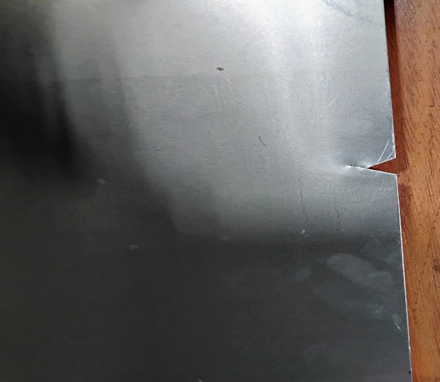
#> input picture Images/image copy 2.png, 440 x 382 px, found by its file name; its folder holds only this picture in this run
$ jupyter execute loop_check.ipynb
#> lines starting #> are read from the running program, lines starting #| are printed output that depends on the picture; after the words box and inside, x2 and y2 are one past the last pixel; in counts of white or black regions, pixels touching at a corner belong together
[cell 1]
import cv2
import os
import matplotlib.pyplot as plt
import numpy as np
import time
import csv

[cell 2]
folder_path = r'D:\Yash-python\python\Tasks\NGSpurs\Images'

file_list = os.listdir(folder_path)

[cell 3]
kernel_size=5
std_dev=1.5

[cell 4]
# Define the headings
headings = [
    "Distance in Pixels",
    "Broken",
    "Code_Duration"
]

[cell 5]
with open("output.csv", "w", newline="") as csvfile:
    writer = csv.writer(csvfile)
    writer.writerow(headings)
    start = time.time()
    # Loop through each file in the folder
    for file in file_list:
        start_img = time.time()
        file_path = os.path.join(folder_path, file)

        # Step 1: Read and process the image
        img = cv2.imread(file_path)
#> img is the input picture: shape (382, 440, 3); mean B, G, R 94.6, 97.1, 99.9
        img = cv2.resize(img, (500, 500))
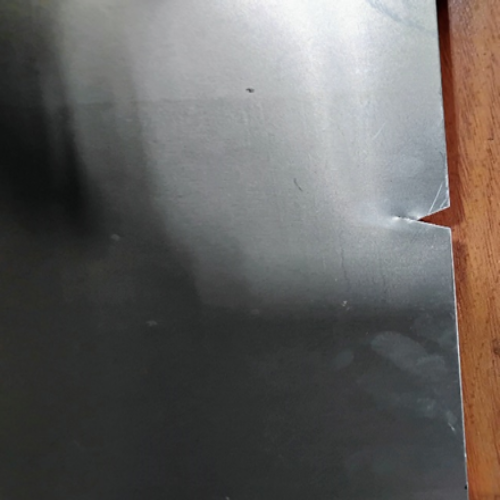
#> img: shape (500, 500, 3); mean B, G, R 94.5, 97, 99.8

        # Step 2: Create Gaussian filter
        kernel = cv2.getGaussianKernel(kernel_size, std_dev)
        kernel = kernel * kernel.T
        fil_img = cv2.filter2D(img, -1, kernel)

        # Step 3: Convert to grayscale and detect edges
        gray = cv2.cvtColor(fil_img, cv2.COLOR_BGR2GRAY)
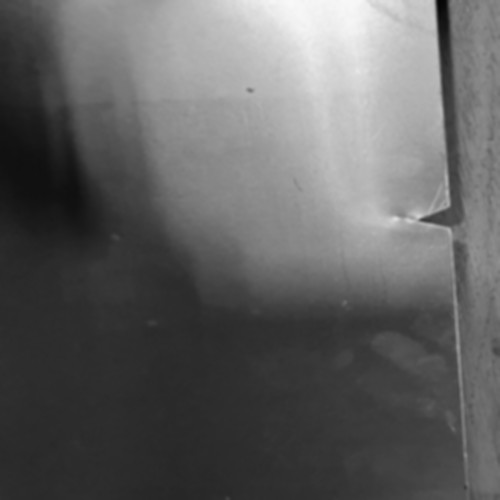
#> gray: shape (500, 500); min 4, max 248, mean 97.5
        edges = cv2.Canny(gray, threshold1=100, threshold2=200)
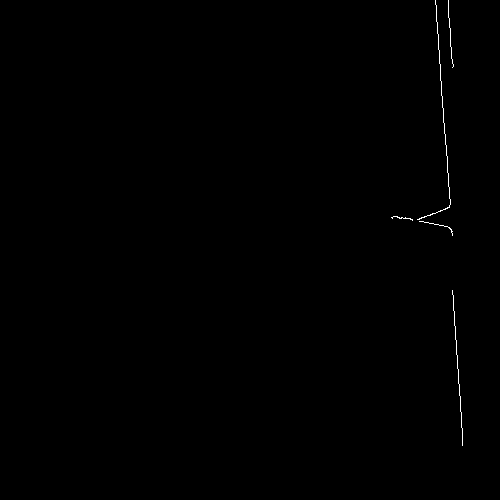
#> edges: shape (500, 500); 0.22% white in thin lines or dots, all inside (x1, y1, x2, y2) = (391, 0, 463, 446)

        # Step 4: Find contours
        contours, _ = cv2.findContours(edges, cv2.RETR_EXTERNAL, cv2.CHAIN_APPROX_SIMPLE)
#> contours = 5 contours, all with area under 20
        X, Y = [], []
        ck = False
        min_x, max_x = 500, 0

        # Step 5: Process contours to calculate min_x and max_x
        for contour in contours:
            for point in contour:
                x, y = point[0]
                X.append(x)
                Y.append(y)
                min_x = min(min_x, x)
                max_x = max(max_x, x)
#> this loop made 5 passes
#> after the loop, X = 247 values, max 462 at index 20, min 391 at index 78, mean 438.6; Y = 247 values, max 445 at index 21, min 0 at index 106, mean 196.8

        # Step 6: Draw contours on the image
        edge_detect = cv2.drawContours(fil_img.copy(), contours, -1, (0, 255, 0), 2)

        # Step 8: Check if contour spans a wide range
        if max_x - min_x > 3:
            ck = True

        end_img = time.time()
        duration = (end_img - start_img) * 1000  # Convert to milliseconds
        cv2.imshow("Image",edge_detect)
        # Step 10: Write to CSV
        writer.writerow([max_x-min_x,ck, f"{duration:.3f} ms"])
        cv2.waitKey(0)
        cv2.destroyAllWindows()

    end = time.time()
    print((end - start) * 1000, "ms")
print("CSV file 'output.csv' created successfully.")

$ run again, on Images/image copy 6.png
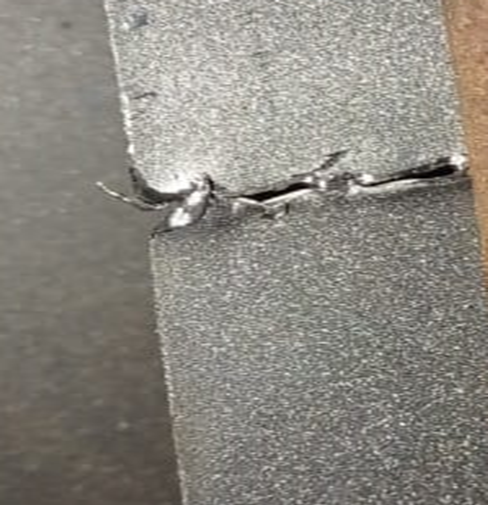
#> input picture Images/image copy 6.png, 488 x 505 px, found by its file name
#> img is the input picture: shape (505, 488, 3); mean B, G, R 128.5, 136, 139.6
#> img: shape (500, 500, 3)
#> `edges = cv2.Canny(gray, threshold1=100, threshold2=200)`:
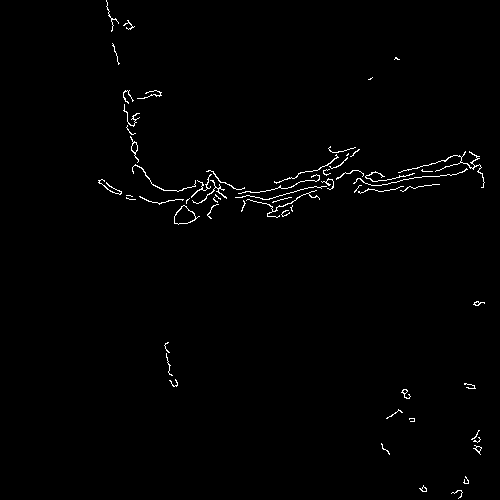
#> edges: shape (500, 500); 0.98% white in thin lines or dots, all inside (x1, y1, x2, y2) = (98, 0, 485, 499)
#> contours = 60 contours, 51 with area under 20; largest, box (x1, y1, x2, y2) and area: (174, 205, 200, 225) 268, (130, 136, 139, 163) 58, (398, 151, 485, 188) 37, (192, 180, 227, 204) 26, (473, 445, 482, 455) 24
#> the loop `for contour in contours:` made 60 passes
#> contour on pass 47: [[348, 153], [346, 155], [347, 155], [348, 154]]
#> after the loop `for contour in contours:`: X = 2212 values, max 484 at index 281, min 98 at index 908, mean 288; Y = 2212 values, max 498 at index 15, min 0 at index 2157, mean 199.2
#> `edge_detect = cv2.drawContours(fil_img.copy(), contours, -1, (0, 255, ..`:
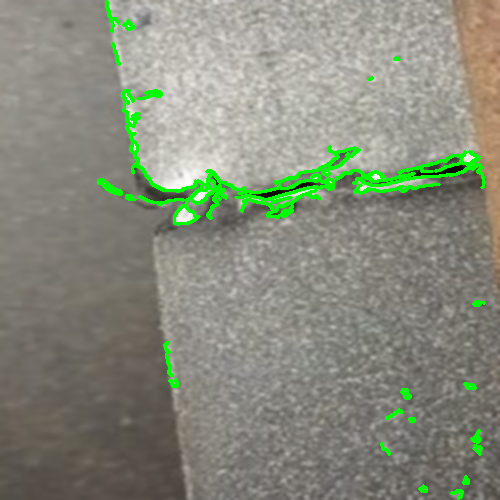
#> edge_detect: shape (500, 500, 3); mean B, G, R 124.2, 139.6, 134.9

$ run again, on Images/image copy 7.png
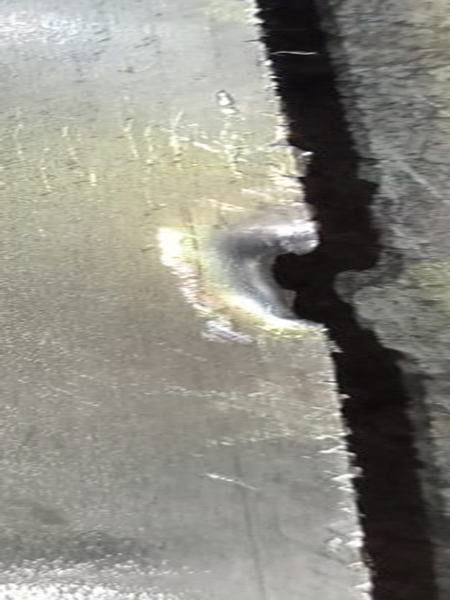
#> input picture Images/image copy 7.png, 450 x 600 px, found by its file name
#> img is the input picture: shape (600, 450, 3); mean B, G, R 132.3, 140.7, 142.2
#> img: shape (500, 500, 3)
#> `edges = cv2.Canny(gray, threshold1=100, threshold2=200)`:
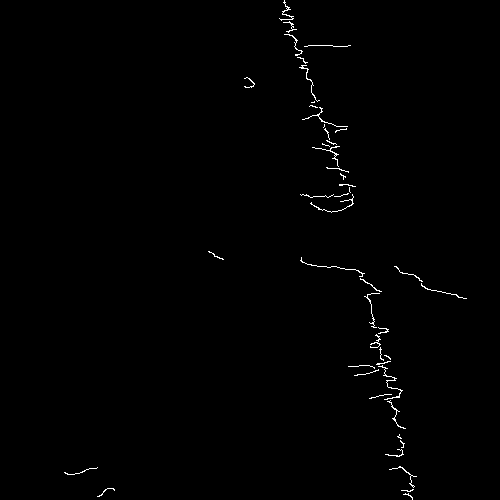
#> edges: shape (500, 500); 0.63% white in thin lines or dots, all inside (x1, y1, x2, y2) = (64, 0, 467, 500)
#> contours = 47 contours, all with area under 20
#> the loop `for contour in contours:` made 47 passes
#> contour on passes 28, 37, 40: [[349, 187], [349, 191], [350, 192], [349, 191]], [[324, 124], [324, 126], [323, 127], [324, 126]], [[314, 101], [313, 102], [311, 102], [314, 102]]
#> after the loop `for contour in contours:`: X = 1317 values, max 466 at index 544, min 64 at index 65, mean 338.8; Y = 1317 values, max 499 at index 7, min 0 at index 1263, mean 252.8
#> `edge_detect = cv2.drawContours(fil_img.copy(), contours, -1, (0, 255, ..`:
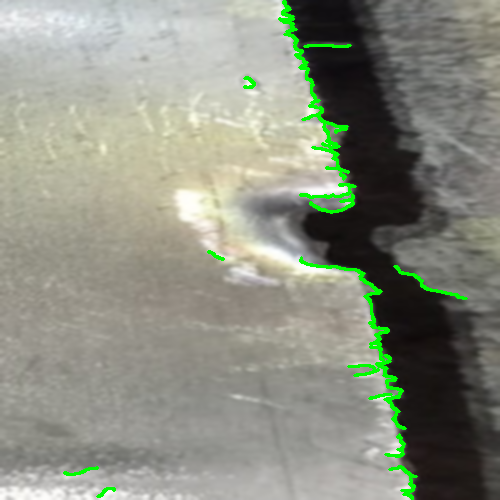
#> edge_detect: shape (500, 500, 3); mean B, G, R 129.7, 143, 139.4

$ run again, on Images/image copy 8.png
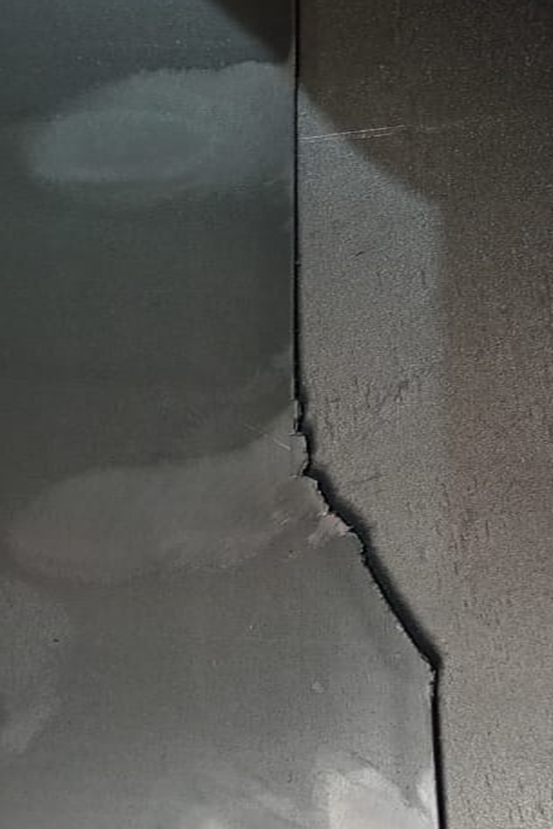
#> input picture Images/image copy 8.png, 553 x 829 px, found by its file name
#> img is the input picture: shape (829, 553, 3); mean B, G, R 85.3, 89, 88.6
#> `img = cv2.resize(img, (500, 500))`:
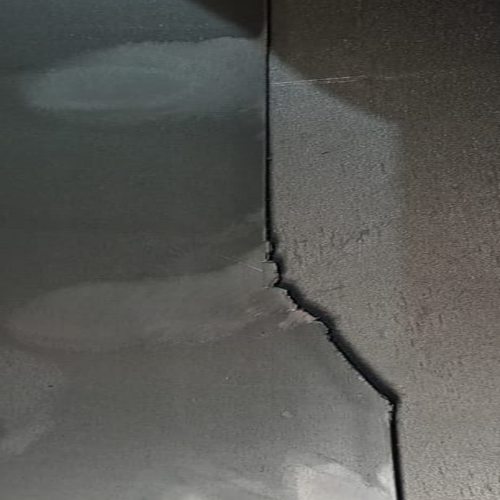
#> img: shape (500, 500, 3); mean B, G, R 85.2, 88.9, 88.5
#> `edges = cv2.Canny(gray, threshold1=100, threshold2=200)`:
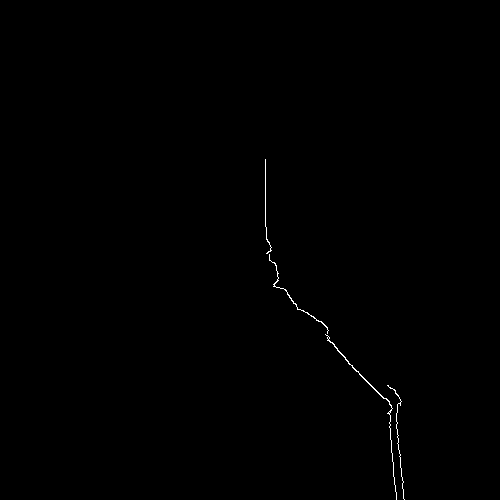
#> edges: shape (500, 500); 0.24% white in thin lines or dots, all inside (x1, y1, x2, y2) = (265, 159, 405, 500)
#> contours = 4 contours, 2 with area under 20; largest, box (x1, y1, x2, y2) and area: (325, 334, 397, 500) 66, (269, 254, 329, 334) 34
#> the loop `for contour in contours:` made 4 passes
#> after the loop `for contour in contours:`: X = 367 values, max 404 at index 47, min 265 at index 335, mean 344.4; Y = 367 values, max 499 at index 47, min 159 at index 335, mean 362.4

$ run again, on Images/image copy 3.png
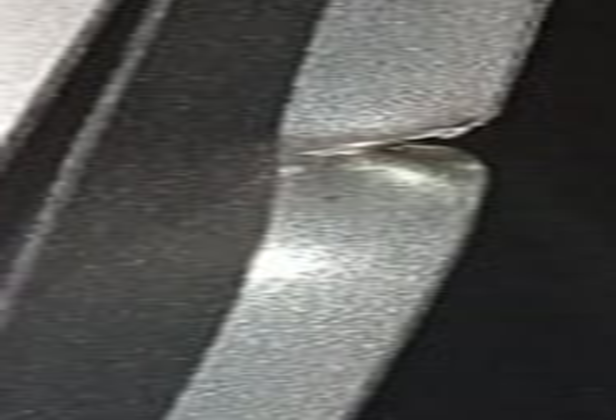
#> input picture Images/image copy 3.png, 616 x 420 px, found by its file name
#> img is the input picture: shape (420, 616, 3); mean B, G, R 85.5, 87.5, 87.5
#> `img = cv2.resize(img, (500, 500))`:
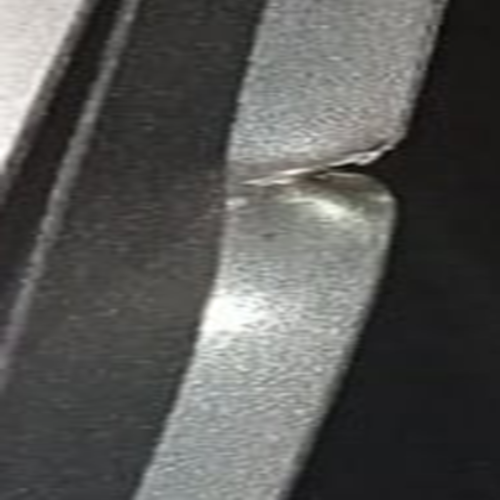
#> img: shape (500, 500, 3); mean B, G, R 85.4, 87.4, 87.4
#> `edges = cv2.Canny(gray, threshold1=100, threshold2=200)`:
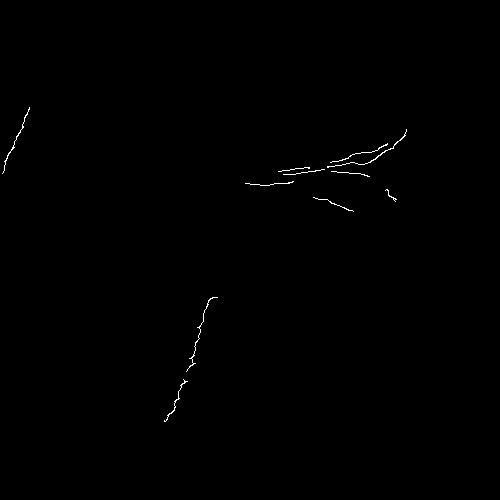
#> edges: shape (500, 500); 0.27% white in thin lines or dots, all inside (x1, y1, x2, y2) = (2, 107, 407, 422)
#> contours = 11 contours, 9 with area under 20; largest, box (x1, y1, x2, y2) and area: (327, 129, 407, 168) 24, (2, 107, 30, 174) 20
#> the loop `for contour in contours:` made 11 passes
#> after the loop `for contour in contours:`: X = 548 values, max 406 at index 380, min 2 at index 507, mean 251.8; Y = 548 values, max 421 at index 29, min 107 at index 466, mean 220.6
